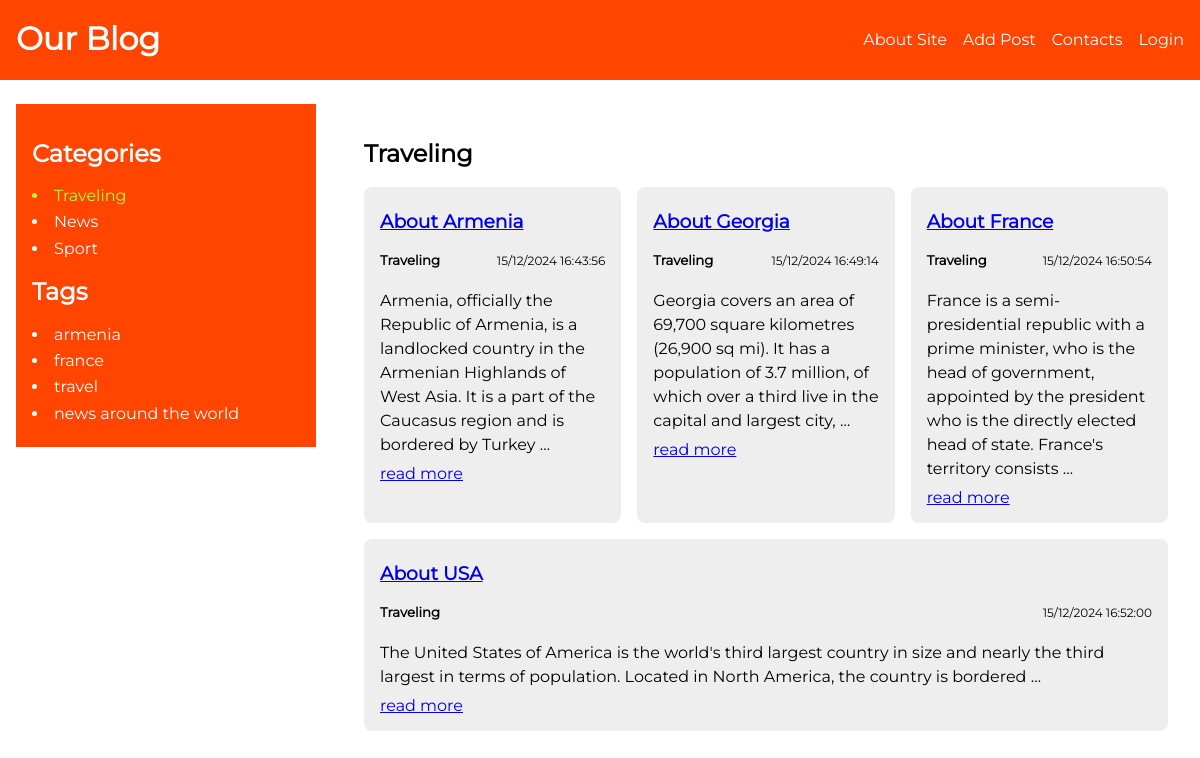
The app's page /category/traveling/, older data.
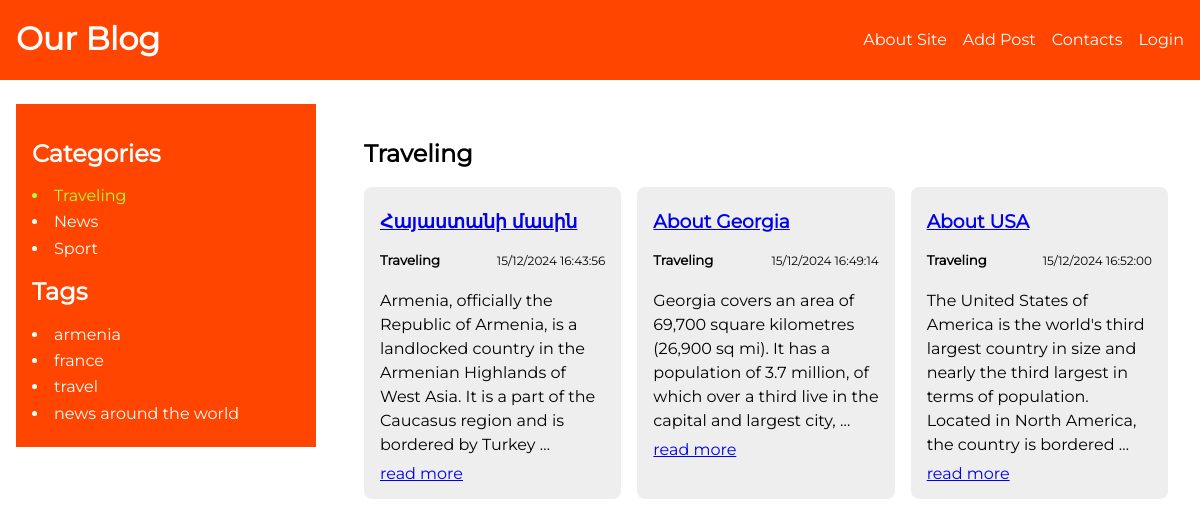
The same page, newer data.
### blog/models.py (models this page shows, shortened)
class Category(models.Model):
    name = models.CharField(max_length=255, db_index=True, verbose_name = "Վերնագիր")
    slug = models.SlugField(max_length=255, unique=True, db_index=True, verbose_name = "Ցուցիչ")
    def __str__(self):
        return self.name
    def get_absolute_url(self):
        return reverse("category", kwargs={"cat_slug": self.slug})
    class Meta:
        verbose_name = "Category"
        verbose_name_plural = "Categories"

class ArticleTags(models.Model):
        tag = models.CharField(max_length=255, db_index=True)
        slug = models.SlugField(max_length=255, unique=True, db_index=True)
        def get_absolute_url(self):
            return reverse("tag", kwargs={"tag_slug": self.slug})

class Article(models.Model):
    class Status(models.IntegerChoices):
        DRAFT = 0, "Draft"
        PUBLISHED = 1, "Published"
    title = models.CharField(max_length=255, verbose_name = "Վերնագիր")
    slug = models.SlugField(max_length=255, unique=True, db_index=True, null=True, verbose_name = "Ցուցիչ")
    content = models.TextField(blank=True)
    time_create = models.DateTimeField(auto_now_add=True)
    time_update = models.DateTimeField(auto_now=True)
    is_published =models.BooleanField(choices=tuple(
		      map(lambda x: (bool(x[0]), x[1]), Status.choices)), default=Status.PUBLISHED)
    category = models.ForeignKey("Category", on_delete=models.CASCADE, related_name="items") #Articles_set
    tags = models.ManyToManyField("ArticleTags", blank=True, related_name="tags")
    adv = models.OneToOneField(
         "Adv", on_delete=models.SET_NULL, related_name="adv", null=True, blank=True)
    author = models.ForeignKey(
        "Author", on_delete=models.CASCADE, related_name="author")
    objects = models.Manager()
    published = ArticleManager()
    def get_absolute_url(self):
        return reverse("article", kwargs={"article_slug": self.slug})
    class Meta:
        ordering = ["time_create"]
        indexes = [
            models.Index(fields=["time_create"])
    ]

### blog/views.py (the view)
# urls.py: path("category/<slug:cat_slug>/", views.show_category, name="category"),
def show_category(request, cat_slug):
    category = get_object_or_404(Category, slug=cat_slug)
    articles = Article.published.filter(category_id=category.pk)
    data = {
        "name": category.name,
        "slug": category.slug,
        "id": category.id,
        "articles": articles,
        "cat_selected": category.id
    }
    return  render(request, "blog/category.html",
       data)

### blog/context.py (called while the page is built)
def menu_context(request):
	return {
		"menu": [
			{
				"link_title": "About Site",
				"link_url": "about"
			},
			{
				"link_title": "Add Post",
				"link_url": "add_post"
			},
			{
				"link_title": "Contacts",
				"link_url": "contacts"
			},
			{
				"link_title": "Login",
				"link_url": "login"
			},
		],
	}

### blog/models.py (called while the page is built)
    def get_queryset(self):
        return super().get_queryset().filter(is_published=Article.Status.PUBLISHED)

### blog/templatetags/blog_tags.py (called while the page is built)
@register.inclusion_tag("blog/includes/categories.html")
def show_categories(cat_selected=0):
    cats = Category.objects.all()
    return {"cats": cats, "cat_selected": cat_selected}

@register.inclusion_tag("blog/includes/tags.html")
def show_tags():
	return {"tags": ArticleTags.objects.all()}

### blog/templates/blog/category.html
{% extends "base.html" %}
{% block category %}
    <div class="articles__with__block__title">
        <h2>{{name}}</h2>
        <div class="category__items">
            {% for item in articles %}
                <div class="category__items__item">
                    <h3>
                        <a href="{{item.get_absolute_url }}">{{ item.title }}</a>
                    </h3>
                    <div class="item__cat__date">
                        <h5>{{item.category}}</h5>
                        <p>{{item.time_create|date:"d/m/Y H:i:s"}}</p>
                    </div>
                    <p>{{item.content|linebreaksbr|truncatewords:30}}</p>
                    <a href="{{item.get_absolute_url }}">read more</a>
                </div>
            {% endfor %}
        </div>
    </div>
{% endblock %}

### blog/templates/blog/includes/categories.html
 <h2>Categories</h2>
 <ul class="categories">
    {% for cat in cats %}
        {% if cat.id == cat_selected %}
            <li class="active_cat">{{cat.name}}</li>
        {% else %}
            <li>
                <a class="category_item" href="{{cat.get_absolute_url }}">{{cat.name}}</a>
            </li>
        {% endif %}
    {% endfor %}
</ul>

### blog/templates/blog/includes/tags.html
{% if tags %}
<h2>Tags</h2>
<ul class="tags">
    {% for tag in tags %}
        <li>
              <a class="category_item" href="{{ tag.get_absolute_url }}">{{tag.tag}}</a>
      </li>
    {% endfor %}
</ul>
{% endif %}

Row changes from the older to the newer data that the page shows:
no longer on this page (row edited): Article: title "About France", category "Traveling", time_create "15/12/2024 16:50:54", content "France is a semi-presidential republic with a prime minister, who is the head of government, appointed by the president who is the directly elected head of state. France's territory consists …"
changed Article: title "About Armenia" → "Հայաստանի մասին"
